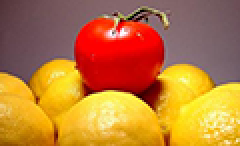
%> input picture pics/test4.bmp, 120 x 73 px (shown 2 times larger)
$ octave demo.m   (GNU Octave 9; MATLAB toolbox functions it lacks are replaced by stand-ins)
%> lines starting %> are read from the running program, lines starting %| are printed output that depends on the picture
### readImage.m
function [ img,imSZ ] = readImage( imgPath,imgSupremum )
%> called with imgPath = './pics/test4.bmp', imgSupremum = 120
%UNTITLED2 Summary of this function goes here
%   Detailed explanation goes here
img=imread(imgPath);
%> img is the input picture: size 73x120x3 uint8; mean R, G, B 188.1, 123.2, 56.9
    [h,w,c]=size(img);
%> h = 73; w = 120; c = 3
    maxSide=max(h,w);
%> maxSide = 120
    if maxSide>imgSupremum
        scaleR=imgSupremum/maxSide;
        imSZ=int32(scaleR*[h,w]);
    else
        imSZ=[h,w];
%> imSZ = [73 120]
    end
    img=imresize(img,imSZ);
    img=double(img)/255;
%> img: size 73x120x3 double

end

### getAffinityMatrix.m
function [A,A1]=getAffinityMatrix(I,epsilon,win_size)

  if (~exist('epsilon','var'))
    epsilon=0.0000001;
  end
  if (isempty(epsilon))
    epsilon=0.0000001;
  end
  if (~exist('win_size','var'))
    win_size=1;
  end
  if (isempty(win_size))
    win_size=1;
  end

  neb_size=(win_size*2+1)^2;
  [h,w,c]=size(I);
  n=h; m=w;
  img_size=w*h;
  %consts=imerode(consts,ones(win_size*2+1));
  consts=zeros(h,w);
  consts=imerode(consts,ones(win_size*2+1));
  indsM=reshape([1:img_size],h,w);

  tlen=sum(sum(1-consts(win_size+1:end-win_size,win_size+1:end-win_size)))*(neb_size^2);

  row_inds=zeros(tlen ,1);
  col_inds=zeros(tlen,1);
  vals=zeros(tlen,1);
  len=0;
  for j=1+win_size:w-win_size
    for i=win_size+1:h-win_size
      if (consts(i,j))
        continue
      end
      win_inds=indsM(i-win_size:i+win_size,j-win_size:j+win_size);
      win_inds=win_inds(:);
      winI=I(i-win_size:i+win_size,j-win_size:j+win_size,:);
      winI=reshape(winI,neb_size,c);
      win_mu=mean(winI,1)';
      win_var=inv(winI'*winI/neb_size-win_mu*win_mu' +epsilon/neb_size*eye(c));  % the formula of corvariance

      winI=winI-repmat(win_mu',neb_size,1);
      tvals=(1+winI*win_var*winI')/neb_size;

      row_inds(1+len:neb_size^2+len)=reshape(repmat(win_inds,1,neb_size),...
                                             neb_size^2,1);
      col_inds(1+len:neb_size^2+len)=reshape(repmat(win_inds',neb_size,1),...
                                             neb_size^2,1);
      vals(1+len:neb_size^2+len)=tvals(:);
      len=len+neb_size^2;
    end
  end

  vals=vals(1:len);
  row_inds=row_inds(1:len);
  col_inds=col_inds(1:len);
  A=sparse(row_inds,col_inds,vals,img_size,img_size);

  [ir,ic,iv]=find(A);
  sumA=sum(A,2);
  normDvision=sqrt(sumA(ir).*sum(ic));
  newAv=iv./normDvision;
  %A(ir,ic)=newAv;
  A=sparse(ir,ic,newAv,img_size,img_size);
  %A=spdiags(sumA(:),0,img_size,img_size)-A;

return

### normalizeImg.m
function [ outputImg ] = normalizeImg( inputImg )
%UNTITLED3 Summary of this function goes here
%   Detailed explanation goes here
imgVec=inputImg(:);
MaxValue=max(imgVec);
MinValue=min(imgVec);
outputImg=(inputImg-MinValue)/(MaxValue-MinValue);

end

### demo.m
imgPath='./pics/test4.bmp';
outputPath='./outputEigens/';
opts.tol = 1e-3;
imgSupremum=120;

[img,imSZ]=readImage(imgPath,imgSupremum);
%> imSZ = [73 120]
figure;
colNum=1;
vecNum=1;
subplot(colNum,vecNum+1,1);
imshow(img);
title('Original img');
L=getAffinityMatrix(img);
%> after the loop in getAffinityMatrix, `for j=1+win_size:w-win_size`: len = 678618
%> in getAffinityMatrix, `[ir,ic,iv]=find(A);`: ir = 213246 values from 1 to 8760; iv = 213246 values from -1.41 to 8.91
try
    [eigenVectors,eigenValues]=eigs(L);
catch
    [eigenVectors,eigenValues]=eigs(L,6,'LR',opts);
%> eigenValues = [9.82e-05 0 0 0 0 0; 0 9.82e-05 0 0 0 0; 0 0 9.81e-05 0 0 0; 0 0 0 9.81e-05 0 0; 0 0 0 0 9.81e-05 0; 0 0 0 0 0 9.81e-05]
end
vecNum=size(eigenVectors,2);
%> vecNum = 6


%%%%%%%%%%%% show the eigenvectors %%%%%%%%%%%%%%%%%%%%%%%%%%%%%%%%%%%%%%
for i=1:vecNum
    eigenVector=reshape(eigenVectors(:,i),imSZ);
    subplot(colNum,vecNum+1,i+1);
    imshow(1-eigenVector,[]);
    eigenName=['E_' num2str(i)];
    title(eigenName);
    imgName=[eigenName '.jpg'];
    eigenVector=normalizeImg(eigenVector);
    imwrite(1-eigenVector,[outputPath imgName]);
end
%> this loop made 6 passes
%> (eigenName, imgName, MaxValue in normalizeImg, MinValue in normalizeImg) on passes 1 to 6: ('E_1', 'E_1.jpg', 0.0177, -0.0332), ('E_2', 'E_2.jpg', 0.0387, -0.0147), ('E_3', 'E_3.jpg', 0.0929, -0.0248), ('E_4', 'E_4.jpg', 0.136, -0.0527), ('E_5', 'E_5.jpg', 0.0553, -0.0791), ('E_6', 'E_6.jpg', 0.0468, -0.126)
%> pass 1, `eigenVector=reshape(eigenVectors(:,i),imSZ);`:
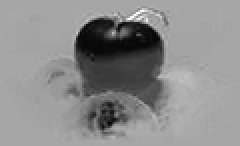
%> eigenVector: size 73x120 double (shown 2 times larger); min -0.0332, max 0.0177, mean -0.00518; drawn with min black and max white
%> pass 1, `imshow(1-eigenVector,[]);`:
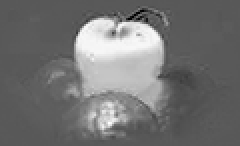
%> displayed picture: size 73x120, on the screen's scale of 0 to 255 (shown 2 times larger); min 0, max 255, mean 114.4
%> pass 2, `eigenVector=reshape(eigenVectors(:,i),imSZ);`:
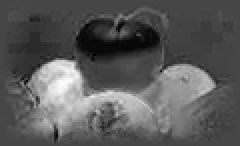
%> eigenVector: size 73x120 double (shown 2 times larger); min -0.0147, max 0.0387, mean 0.00416; drawn with min black and max white
%> after the loop:
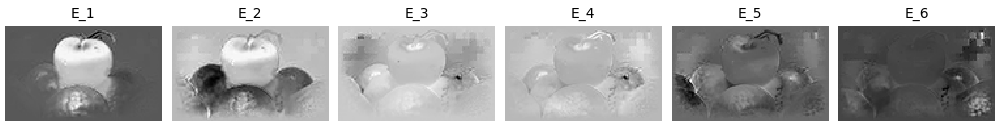
%> figure redrawn from the program's plot data, 6 panels

%%%%%%%%%%%%%%% draw color line of the given test image  %%%%%%%%%%%%%%%%
figure;
[h,w,c]=size(img);
%> h = 73; w = 120; c = 3
imgMat=reshape(img,[h*w,c]);
scatter3(imgMat(:,1),imgMat(:,2),imgMat(:,3),3,double(imgMat),'filled');
xlabel('R');
ylabel('G');
zlabel('B');
box on;
title('color line');
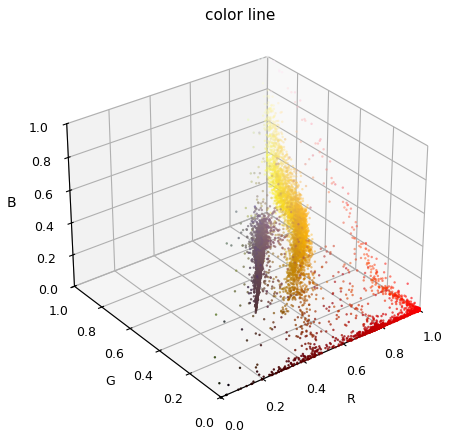
%> figure redrawn from the program's plot data

$ run again, with pics/test5.bmp copied over pics/test4.bmp
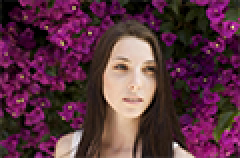
%> input picture pics/test5.bmp, 120 x 79 px (shown 2 times larger)
%> in readImage, img is the input picture: size 79x120x3 uint8; mean R, G, B 90, 48.9, 64.4
%> img: size 79x120x3 double
%> `[img,imSZ]=readImage(imgPath,imgSupremum);`: imSZ = [79 120]
%> after the loop in getAffinityMatrix, `for j=1+win_size:w-win_size`: len = 735966
%> ir = 231066 values from 1 to 9480; iv = 231066 values from -1.47 to 8.16
%> eigenValues = [9.06e-05 0 0 0 0 0; 0 9.06e-05 0 0 0 0; 0 0 9.06e-05 0 0 0; 0 0 0 9.06e-05 0 0; 0 0 0 0 9.06e-05 0; 0 0 0 0 0 9.06e-05]
%> vecNum = 6
%> the loop `for i=1:vecNum` made 6 passes
%> (eigenName, imgName, MaxValue in normalizeImg, MinValue in normalizeImg) on passes 1 to 6: ('E_1', 'E_1.jpg', 0.00949, -0.0495), ('E_2', 'E_2.jpg', 0.133, -0.0463), ('E_3', 'E_3.jpg', 0.0516, -0.0527), ('E_4', 'E_4.jpg', 0.0836, -0.118), ('E_5', 'E_5.jpg', 0.169, -0.0602), ('E_6', 'E_6.jpg', 0.0786, -0.0912)
%> pass 1, `imshow(1-eigenVector,[]);`:
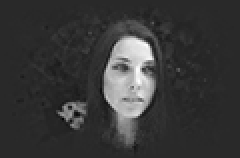
%> displayed picture: size 79x120, on the screen's scale of 0 to 255 (shown 2 times larger); min 0, max 255, mean 56.4
%> `title('color line');`:
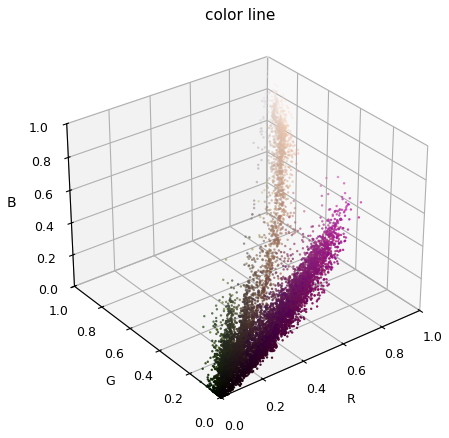
%> figure redrawn from the program's plot data

$ run again, with pics/test6.bmp copied over pics/test4.bmp
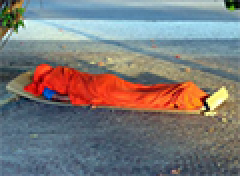
%> input picture pics/test6.bmp, 120 x 88 px (shown 2 times larger)
%> in readImage, img is the input picture: size 88x120x3 uint8; mean R, G, B 124.6, 121.3, 120.7
%> img: size 88x120x3 double
%> `[img,imSZ]=readImage(imgPath,imgSupremum);`: imSZ = [88 120]
%> after the loop in getAffinityMatrix, `for j=1+win_size:w-win_size`: len = 821988
%> ir = 257796 values from 1 to 10560; iv = 257796 values from -1.37 to 7.69
%> eigenValues = [8.13e-05 0 0 0 0 0; 0 8.13e-05 0 0 0 0; 0 0 8.13e-05 0 0 0; 0 0 0 8.13e-05 0 0; 0 0 0 0 8.12e-05 0; 0 0 0 0 0 8.12e-05]
%> vecNum = 6
%> the loop `for i=1:vecNum` made 6 passes
%> (eigenName, imgName, MaxValue in normalizeImg, MinValue in normalizeImg) on passes 1 to 6: ('E_1', 'E_1.jpg', 0.0147, -0.0402), ('E_2', 'E_2.jpg', 0.0521, -0.0133), ('E_3', 'E_3.jpg', 0.0406, -0.0348), ('E_4', 'E_4.jpg', 0.078, -0.102), ('E_5', 'E_5.jpg', 0.0914, -0.0547), ('E_6', 'E_6.jpg', 0.0974, -0.0744)
%> pass 1, `imshow(1-eigenVector,[]);`:
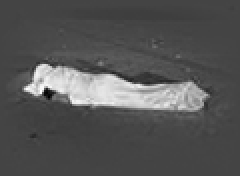
%> displayed picture: size 88x120, on the screen's scale of 0 to 255 (shown 2 times larger); min 0, max 255, mean 84.9
%> `title('color line');`:
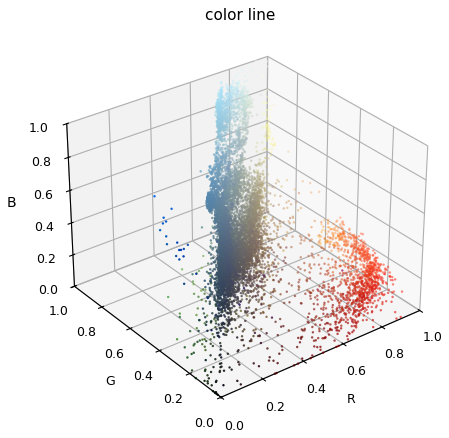
%> figure redrawn from the program's plot data

$ run again, with pics/test1.jpg saved as pics/test4.bmp
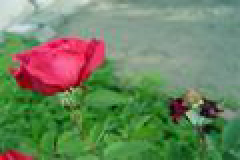
%> input picture pics/test1.jpg, 120 x 80 px (shown 2 times larger)
%> in readImage, img is the input picture: size 80x120x3 uint8; mean R, G, B 109.5, 131.4, 96.7
%> img: size 80x120x3 double
%> `[img,imSZ]=readImage(imgPath,imgSupremum);`: imSZ = [80 120]
%> after the loop in getAffinityMatrix, `for j=1+win_size:w-win_size`: len = 745524
%> ir = 234036 values from 1 to 9600; iv = 234036 values from -1.35 to 8.31
%> eigenValues = [8.95e-05 0 0 0 0 0; 0 8.95e-05 0 0 0 0; 0 0 8.95e-05 0 0 0; 0 0 0 8.95e-05 0 0; 0 0 0 0 8.94e-05 0; 0 0 0 0 0 8.94e-05]
%> vecNum = 6
%> the loop `for i=1:vecNum` made 6 passes
%> (eigenName, imgName, MaxValue in normalizeImg, MinValue in normalizeImg) on passes 1 to 6: ('E_1', 'E_1.jpg', 0.00747, -0.0379), ('E_2', 'E_2.jpg', 0.0405, -0.0256), ('E_3', 'E_3.jpg', 0.038, -0.0481), ('E_4', 'E_4.jpg', 0.0534, -0.0592), ('E_5', 'E_5.jpg', 0.083, -0.0435), ('E_6', 'E_6.jpg', 0.0628, -0.0948)
%> pass 1, `imshow(1-eigenVector,[]);`:
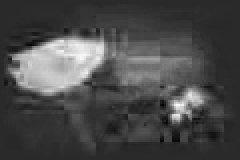
%> displayed picture: size 80x120, on the screen's scale of 0 to 255 (shown 2 times larger); min 0, max 255, mean 73.4
%> `title('color line');`:
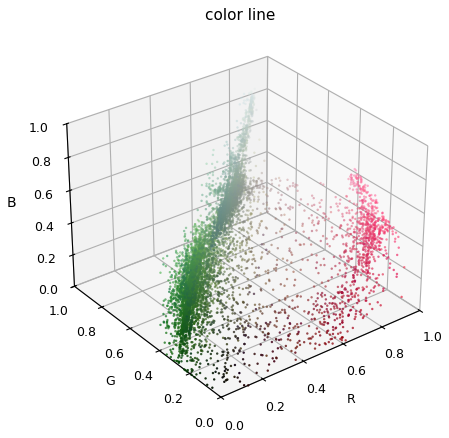
%> figure redrawn from the program's plot data
